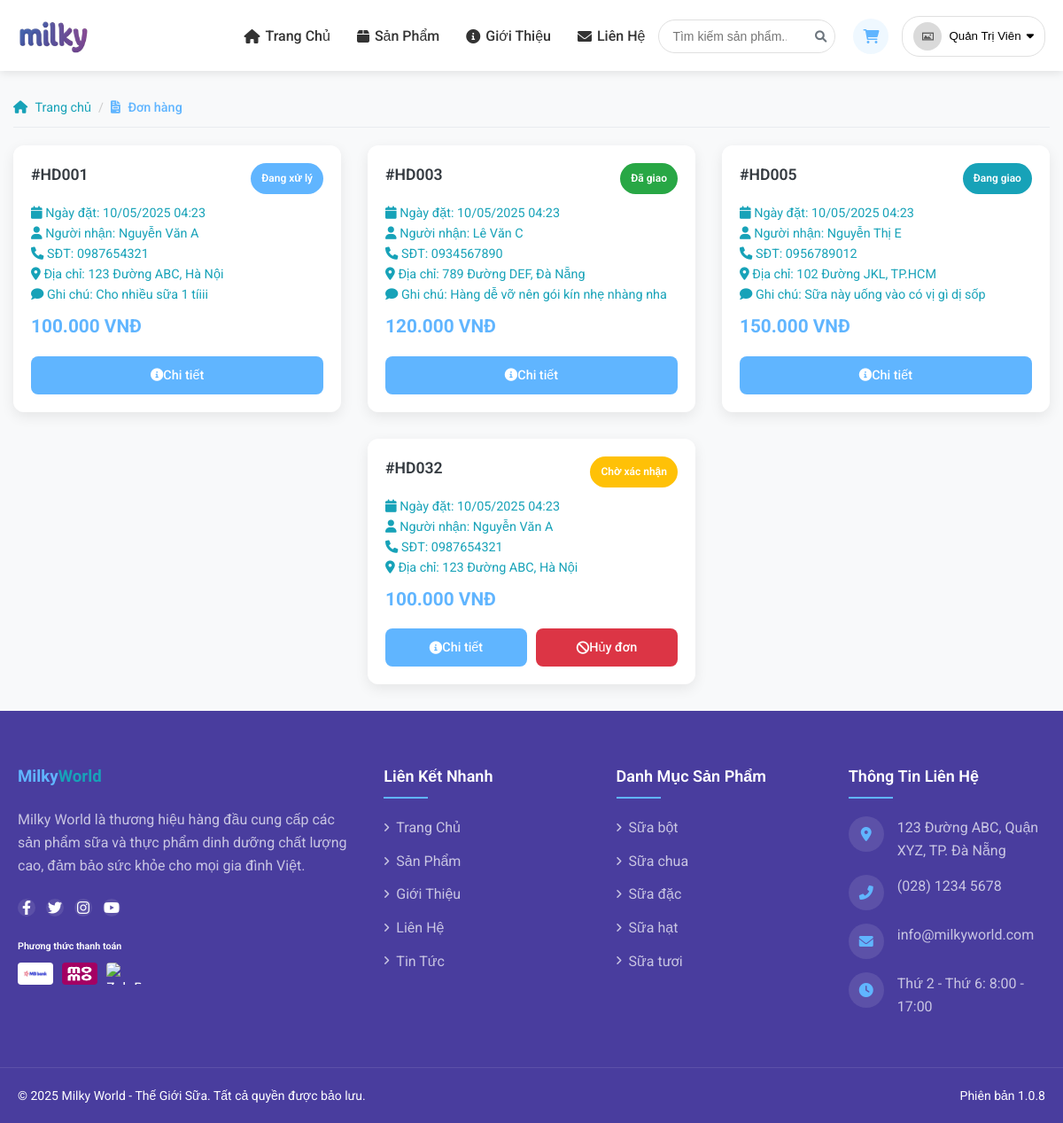
The app's page /orders.php (signed in) with its own data.
### tables this page shows
CREATE TABLE IF NOT EXISTS HoaDon (
    MaHD varchar(10) NOT NULL,
    MaKH varchar(10) NOT NULL,
    TongTien decimal(10,2) NOT NULL,
    TongTienGoc decimal(10,2) NOT NULL,
    TrangThai enum('cho_duyet', 'dang_xu_ly', 'dang_giao', 'da_giao', 'da_huy') NOT NULL DEFAULT 'cho_duyet',
    TenNguoiNhan varchar(100) NOT NULL,
    DiaChi varchar(255) NOT NULL,
    SoDienThoai varchar(20) NOT NULL,
    GhiChu text,
    NgayTao datetime DEFAULT CURRENT_TIMESTAMP,
    NgayCapNhat datetime DEFAULT CURRENT_TIMESTAMP ON UPDATE CURRENT_TIMESTAMP,
    PRIMARY KEY (MaHD),
    FOREIGN KEY (MaKH) REFERENCES KhachHang(MaKH) ON DELETE CASCADE
);

CREATE TABLE IF NOT EXISTS DanhMuc (
    MaDM varchar(10) NOT NULL,
    TenDM varchar(255) NOT NULL,
    MoTa text,
    NgayTao datetime DEFAULT CURRENT_TIMESTAMP,
    NgayCapNhat datetime DEFAULT CURRENT_TIMESTAMP ON UPDATE CURRENT_TIMESTAMP,
    PRIMARY KEY (MaDM)
);

### orders.php (the view, shortened to what this page needs)
<?php
require_once('layouts/client/header.php');
$MaKH = $_SESSION['user']['MaKH'];
$sql = "SELECT hd.MaHD, hd.TongTien,
        CAST(hd.TrangThai AS CHAR) AS TrangThai,
        hd.TenNguoiNhan, hd.DiaChi, hd.SoDienThoai, hd.GhiChu, hd.NgayTao
        FROM hoadon hd
        JOIN khachhang kh ON hd.MaKH = kh.MaKH
        WHERE hd.MaKH = '$MaKH'
        ORDER BY hd.NgayTao DESC";
$result = mysqli_query($conn, $sql);
?>
<div class="container">
    <div class="breadcrumb-container fade-in" style="animation-delay: 0.1s;">
        <ul class="breadcrumb">
            <li><a href="index.php"><i class="fas fa-home"></i> Trang chủ</a></li>
            <li class="active"><i class="fa-solid fa-file-invoice"></i> Đơn hàng</li>
        </ul>
    </div>
    <?php if (mysqli_num_rows($result) > 0) { ?>
        <div class="products-container" style="margin-top: 20px;">
            <?php while ($row = mysqli_fetch_assoc($result)) { ?>
                <div class="product-item fade-in" style="animation-delay: 0.3s;">
                    <div class="product-card">
                        <div class="product-content">
                            <div style="display: flex; justify-content: space-between; align-items: center; margin-bottom: 10px;">
                                <h3 class="product-title">#<?php echo $row['MaHD']; ?></h3>
                                <?php
                                $TagTT = '';
                                $TextTT = '';
                                $trangThai = $row['TrangThai'];
                                switch ($trangThai) {
                                    case 'cho_duyet':
                                        $TagTT = 'bg-warning';
                                        $TextTT = 'Chờ xác nhận';
                                        break;
                                    case 'dang_xu_ly':
                                        $TagTT = 'bg-primary';
                                        $TextTT = 'Đang xử lý';
                                        break;
                                    case 'dang_giao':
                                        $TagTT = 'bg-info';
                                        $TextTT = 'Đang giao';
                                        break;
                                    case 'da_giao':
                                        $TagTT = 'bg-success';
                                        $TextTT = 'Đã giao';
                                        break;
                                }
                                ?>
                                <span class="badge <?php echo $TagTT; ?>" style="padding: 8px 12px; border-radius: 20px; color: white;"><?php echo $TextTT; ?></span>
                            </div>
                            <div class="product-info">
                                <p><i class="fa-solid fa-calendar"></i> Ngày đặt: <?php echo date('d/m/Y H:i', strtotime($row['NgayTao'])); ?></p>
                                <p><i class="fa-solid fa-user"></i> Người nhận: <?php echo $row['TenNguoiNhan']; ?></p>
                                <p><i class="fa-solid fa-phone"></i> SĐT: <?php echo $row['SoDienThoai']; ?></p>
                                <p><i class="fa-solid fa-location-dot"></i> Địa chỉ: <?php echo $row['DiaChi']; ?></p>
                                <?php if (!empty($row['GhiChu'])): ?>
                                    <p><i class="fa-solid fa-comment"></i> Ghi chú: <?php echo $row['GhiChu']; ?></p>
                                <?php endif; ?>
                            </div>
                            <div class="product-price">
                                <?php echo number_format($row['TongTien'], 0, ',', '.'); ?> VNĐ
                            </div>
                            <div class="product-actions">
                                <a href="order-detail.php?id=<?php echo $row['MaHD']; ?>" class="action-btn btn-detail">
                                    <i class="fa-solid fa-circle-info"></i> Chi tiết
                                </a>
                                <?php if ($trangThai == 'cho_duyet') { ?>
                                    <a href="includes/orders/delete.php?id=<?php echo $row['MaHD']; ?>" onclick="return confirm('Bạn có chắc muốn hủy đơn hàng này?');" class="action-btn btn-danger" style="background-color: var(--danger-color); color: white;">
                                        <i class="fa-solid fa-ban"></i> Hủy đơn
                                    </a>
                                <?php } ?>
                            </div>
                        </div>
                    </div>
                </div>
            <?php } ?>
        </div>
    <?php } ?>
</div>
<?php
require_once('layouts/client/footer.php');
?>

### layouts/client/footer.php (shortened to what this page needs)
<footer class="site-footer">
    <div class="footer-main">
        <div class="footer-container">
            <div class="footer-content">
                <div class="footer-about">
                    <div class="footer-logo">
                        <h3><span class="logo-primary">Milky</span><span class="logo-secondary">World</span></h3>
                    </div>
                    <p class="footer-description">Milky World là thương hiệu hàng đầu cung cấp các sản phẩm sữa và thực phẩm dinh dưỡng chất lượng cao, đảm bảo sức khỏe cho mọi gia đình Việt.</p>
                    <div class="social-links">
                        <a href="#" class="social-link" aria-label="Facebook">
                            <i class="fab fa-facebook-f"></i>
                        </a>
                        <a href="#" class="social-link" aria-label="Twitter">
                            <i class="fab fa-twitter"></i>
                        </a>
                        <a href="#" class="social-link" aria-label="Instagram">
                            <i class="fab fa-instagram"></i>
                        </a>
                        <a href="#" class="social-link" aria-label="Youtube">
                            <i class="fab fa-youtube"></i>
                        </a>
                    </div>
                    <div class="payment-methods">
                        <h6>Phương thức thanh toán</h6>
                        <div class="payment-icons">
                            <img src="assets/images/payments/mbbank.jpg" alt="Mastercard" width="40" height="25">
                            <img src="assets/images/payments/momo.webp" alt="Momo" width="40" height="25">
                            <img src="assets/images/payments/zalopay.png" alt="ZaloPay" width="40" height="25">
                        </div>
                    </div>
                </div>
                <div class="footer-links-container">
                    <div class="footer-links-column">
                        <h5 class="footer-heading">Liên Kết Nhanh</h5>
                        <ul class="footer-links">
                            <li><a href="index.php" class="footer-link"><i class="fas fa-angle-right"></i>Trang Chủ</a></li>
                            <li><a href="products.php" class="footer-link"><i class="fas fa-angle-right"></i>Sản Phẩm</a></li>
                            <li><a href="about.php" class="footer-link"><i class="fas fa-angle-right"></i>Giới Thiệu</a></li>
                            <li><a href="contact.php" class="footer-link"><i class="fas fa-angle-right"></i>Liên Hệ</a></li>
                            <li><a href="blog.php" class="footer-link"><i class="fas fa-angle-right"></i>Tin Tức</a></li>
                        </ul>
                    </div>
                    <div class="footer-links-column">
                        <h5 class="footer-heading">Danh Mục Sản Phẩm</h5>
                        <ul class="footer-links">
                            <?php
                            $sqlDM = "SELECT * FROM DanhMuc LIMIT 5";
                            $ketQuaDM = mysqli_query($conn, $sqlDM);
                            if (mysqli_num_rows($ketQuaDM) > 0) {
                                while ($dongDM = mysqli_fetch_assoc($ketQuaDM)) {
                                    echo '<li><a href="products.php?category=' . $dongDM['MaDM'] . '" class="footer-link"><i class="fas fa-angle-right"></i>' . $dongDM['TenDM'] . '</a></li>';
                                }
                            } else {
                                echo '<li><a href="products.php" class="footer-link"><i class="fas fa-angle-right"></i>Tất cả sản phẩm</a></li>';
                            }
                            ?>
                        </ul>
                    </div>
                    <div class="footer-links-column">
                        <h5 class="footer-heading">Thông Tin Liên Hệ</h5>
                        <ul class="contact-info">
                            <li>
                                <div class="contact-icon"><i class="fas fa-map-marker-alt"></i></div>
                                <div class="contact-text">123 Đường ABC, Quận XYZ, TP. Đà Nẵng</div>
                            </li>
                            <li>
                                <div class="contact-icon"><i class="fas fa-phone-alt"></i></div>
                                <div class="contact-text"><a href="tel:02812345678">(028) 1234 5678</a></div>
                            </li>
                            <li>
                                <div class="contact-icon"><i class="fas fa-envelope"></i></div>
                                <div class="contact-text"><a href="mailto:info@milkyworld.com">info@milkyworld.com</a></div>
                            </li>
                            <li>
                                <div class="contact-icon"><i class="fas fa-clock"></i></div>
                                <div class="contact-text">Thứ 2 - Thứ 6: 8:00 - 17:00</div>
                            </li>
                        </ul>
                    </div>
                </div>
            </div>
        </div>
    </div>
    <div class="footer-bottom">
        <div class="footer-container">
            <div class="copyright">
                <p>&copy; <?php echo date('Y'); ?> <?php echo SITE_NAME; ?>. Tất cả quyền được bảo lưu.</p>
            </div>
            <div class="version">
                <p>Phiên bản <?php echo SITE_VERSION; ?></p>
            </div>
        </div>
    </div>
</footer>
</body>
</html>

### assets/css/main.css (style rules this page uses)
:root { --primary-color: #60B5FF; --secondary-color: #6c757d; --accent-color: #17a2b8; --light-color: #f8f9fa; --dark-color: #343a40; --success-color: #28a745; --danger-color: #dc3545; --warning-color: #ffc107; --info-color: #17a2b8; --header-bg: #ffffff; --header-text: #333; --header-hover: #60B5FF; --footer-bg: #493D9E; --dropdown-hover: #f1f5ff; --container-padding: 15px; --section-spacing: 60px 0; --card-padding: 20px; --item-margin: 30px; --border-radius-sm: 8px; --border-radius-md: 12px; --border-radius-lg: 50px; --shadow-sm: 0 3px 10px rgba(0, 0, 0, 0.08); --shadow-md: 0 5px 15px rgba(0, 0, 0, 0.08); --shadow-lg: 0 15px 30px rgba(0, 0, 0, 0.1); }
* { box-sizing: border-box; margin: 0; padding: 0; }
body { min-height: 100vh; display: flex; flex-direction: column; font-family: 'Roboto', sans-serif; background-color: var(--light-color); line-height: 1.6; }
.container { width: 100%; max-width: 1200px; padding: 0 var(--container-padding); margin: 0 auto; }
h1, h2, h3, h4, h5, h6 { font-weight: 700; margin-bottom: 1rem; }
.btn-danger { background-color: var(--danger-color); color: white; border-color: var(--danger-color); }
.products-container { display: flex; flex-wrap: wrap; margin: 0 -15px; justify-content: center; }
.product-item { width: 100%; padding: 0 15px; margin-bottom: var(--item-margin); }
.product-card { height: 100%; display: flex; flex-direction: column; border-radius: var(--border-radius-md); overflow: hidden; box-shadow: var(--shadow-md); transition: transform 0.4s ease, box-shadow 0.4s ease; background-color: white; position: relative; }
.product-content { flex: 1; padding: var(--card-padding); display: flex; flex-direction: column; }
.product-title { font-size: 1.1rem; font-weight: 600; margin-bottom: 0.5rem; color: var(--dark-color); line-height: 1.4; }
.product-info { margin-bottom: 0.5rem; color: var(--secondary-color); font-size: 0.9rem; }
.product-price { font-size: 1.3rem; font-weight: 700; color: var(--primary-color); margin-top: auto; margin-bottom: 1rem; }
.product-actions { display: flex; gap: 10px; }
.action-btn { flex: 1; text-align: center; padding: 10px; text-decoration: none; border-radius: var(--border-radius-sm); font-weight: 500; font-size: 0.9rem; transition: all 0.3s ease; display: flex; align-items: center; justify-content: center; }
.btn-detail { background-color: var(--primary-color); color: white; }
.fade-in { opacity: 0; animation: fadeIn 0.6s ease forwards; }
.breadcrumb-container { margin-top: 20px; }
.breadcrumb { display: flex; list-style: none; padding: 10px 0; flex-wrap: wrap; border-bottom: 1px solid #e9ecef; }
.breadcrumb li { font-size: 0.9rem; color: var(--secondary-color); }
.breadcrumb li:not(:last-child):after { content: '/'; margin: 0 8px; color: #ccc; }
.breadcrumb a { color: var(--secondary-color); text-decoration: none; transition: color 0.3s ease; }
.breadcrumb i { margin-right: 5px; }
.breadcrumb .active { color: var(--primary-color); font-weight: 500; }
.badge { display: inline-block; font-size: 0.75rem; font-weight: 600; padding: 5px 10px; border-radius: 20px; }
.bg-warning { background-color: var(--warning-color); }
.bg-info { background-color: var(--info-color); }
.bg-success { background-color: var(--success-color); }
.bg-primary { background-color: var(--primary-color); }
@media (min-width: 576px) { .product-item { width: 50%; } }
@media (min-width: 992px) { .product-item { width: 33.33%; } }

### records on screen
hoadon: MaHD "HD001", TextTT "Đang xử lý", NgayTao "10/05/2025 04:23", TenNguoiNhan "Nguyễn Văn A", SoDienThoai "0987654321", DiaChi "123 Đường ABC, Hà Nội", GhiChu "Cho nhiều sữa 1 tíiii", TongTien "100.000"
hoadon: MaHD "HD003", TextTT "Đã giao", NgayTao "10/05/2025 04:23", TenNguoiNhan "Lê Văn C", SoDienThoai "0934567890", DiaChi "789 Đường DEF, Đà Nẵng", GhiChu "Hàng dễ vỡ nên gói kín nhẹ nhàng nha", TongTien "120.000"
hoadon: MaHD "HD005", TextTT "Đang giao", NgayTao "10/05/2025 04:23", TenNguoiNhan "Nguyễn Thị E", SoDienThoai "0956789012", DiaChi "102 Đường JKL, TP.HCM", GhiChu "Sữa này uống vào có vị gì dị sốp", TongTien "150.000"
hoadon: MaHD "HD032", TextTT "Chờ xác nhận", NgayTao "10/05/2025 04:23", TenNguoiNhan "Nguyễn Văn A", SoDienThoai "0987654321", DiaChi "123 Đường ABC, Hà Nội", TongTien "100.000"
danhmuc: TenDM "Sữa bột"
danhmuc: TenDM "Sữa chua"
danhmuc: TenDM "Sữa đặc"
danhmuc: TenDM "Sữa hạt"
danhmuc: TenDM "Sữa tươi"

### other values on screen
$data['name'] "Trang Chủ"
$data['name'] "Sản Phẩm"
$data['name'] "Giới Thiệu"
$data['name'] "Liên Hệ"
$user['TenKH'] "Quản Trị Viên"
SITE_NAME "Milky World - Thế Giới Sữa"
SITE_VERSION "1.0.8"
